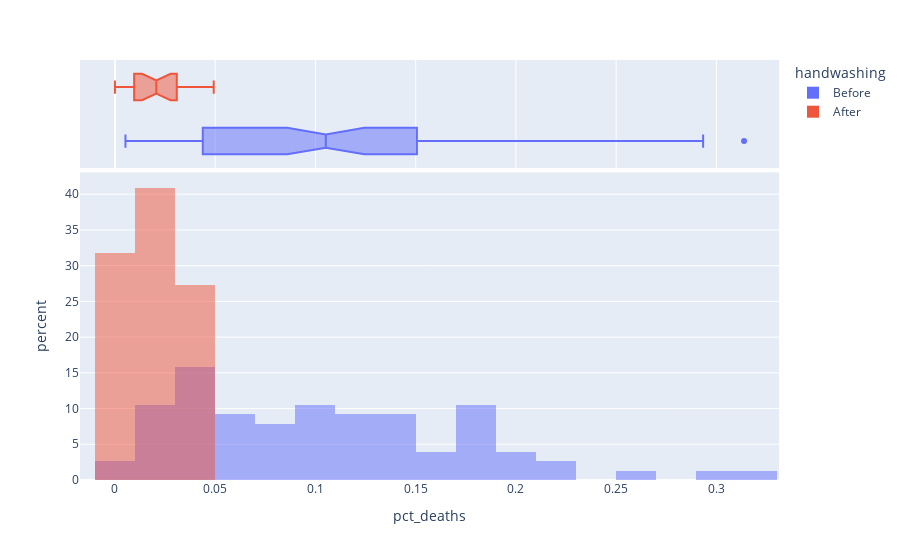

Notebook code for this chart:
### Code cell
pct_deaths_hist = px.histogram(df_monthly,
                               x='pct_deaths',
                               color='handwashing',
                               histnorm='percent',
                               barmode='overlay',
                               nbins=20,
                               marginal='box'
                               )

pct_deaths_hist.show()

### Figure 1 — Plotly figure (JSON) as saved in the notebook; plotly's stock layout.template omitted (floating-point values rounded to 4 significant figures)
{"data": [{"alignmentgroup": "True", "bingroup": "x", "histnorm": "percent", "hovertemplate": "handwashing=Before<br>pct_deaths=%{x}<br>percent=%{y}<extra></extra>", "legendgroup": "Before", "marker": {"color": "#636efa", "opacity": 0.5, "pattern": {"shape": ""}}, "name": "Before", "nbinsx": 20, "offsetgroup": "Before", "orientation": "v", "showlegend": true, "type": "histogram", "x": [0.1457, 0.07531, 0.04332, 0.01569, 0.007843, 0.05, 0.08421, 0.01351, 0.01878, 0.1102, 0.2255, 0.2085, 0.1222, 0.1023, 0.1074, 0.03226, 0.06593, 0.2078, 0.2546, 0.1839, 0.2934, 0.2297, 0.3138, 0.1912, 0.1597, 0.1241, 0.1193, 0.06098, 0.04082, 0.005236, 0.01554, 0.02262, 0.176, 0.07143, 0.08051, 0.1516, 0.1128, 0.1703, 0.1731, 0.05833, 0.02679, 0.04369, 0.0632, 0.01224, 0.03226, 0.1102, 0.1055, 0.07591, 0.04745, 0.04452, 0.04231, 0.04392, 0.07143, 0.06122, 0.03586, 0.1055, 0.1484, 0.1094, 0.1049, 0.1339, 0.1809, 0.1543, 0.1897, 0.1344, 0.1015, 0.131, 0.1806, 0.1439, 0.1496, 0.1077, 0.05369, 0.03215, 0.01923, 0.03607, 0.1827, 0.1224], "xaxis": "x", "yaxis": "y"}, {"alignmentgroup": "True", "hovertemplate": "handwashing=Before<br>pct_deaths=%{x}<extra></extra>", "legendgroup": "Before", "marker": {"color": "#636efa"}, "name": "Before", "notched": true, "offsetgroup": "Before", "showlegend": false, "type": "box", "x": [0.1457, 0.07531, 0.04332, 0.01569, 0.007843, 0.05, 0.08421, 0.01351, 0.01878, 0.1102, 0.2255, 0.2085, 0.1222, 0.1023, 0.1074, 0.03226, 0.06593, 0.2078, 0.2546, 0.1839, 0.2934, 0.2297, 0.3138, 0.1912, 0.1597, 0.1241, 0.1193, 0.06098, 0.04082, 0.005236, 0.01554, 0.02262, 0.176, 0.07143, 0.08051, 0.1516, 0.1128, 0.1703, 0.1731, 0.05833, 0.02679, 0.04369, 0.0632, 0.01224, 0.03226, 0.1102, 0.1055, 0.07591, 0.04745, 0.04452, 0.04231, 0.04392, 0.07143, 0.06122, 0.03586, 0.1055, 0.1484, 0.1094, 0.1049, 0.1339, 0.1809, 0.1543, 0.1897, 0.1344, 0.1015, 0.131, 0.1806, 0.1439, 0.1496, 0.1077, 0.05369, 0.03215, 0.01923, 0.03607, 0.1827, 0.1224], "xaxis": "x2", "yaxis": "y2"}, {"alignmentgroup": "True", "bingroup": "x", "histnorm": "percent", "hovertemplate": "handwashing=After<br>pct_deaths=%{x}<br>percent=%{y}<extra></extra>", "legendgroup": "After", "marker": {"color": "#EF553B", "opacity": 0.5, "pattern": {"shape": ""}}, "name": "After", "nbinsx": 20, "offsetgroup": "After", "orientation": "v", "showlegend": true, "type": "histogram", "x": [0.02239, 0.012, 0.01894, 0.0458, 0.03957, 0.04472, 0.0293, 0.03534, 0.006873, 0, 0.006557, 0.009585, 0.01136, 0.003717, 0, 0.009615, 0.02341, 0.02903, 0.0134, 0.02233, 0.03085, 0.04926], "xaxis": "x", "yaxis": "y"}, {"alignmentgroup": "True", "hovertemplate": "handwashing=After<br>pct_deaths=%{x}<extra></extra>", "legendgroup": "After", "marker": {"color": "#EF553B"}, "name": "After", "notched": true, "offsetgroup": "After", "showlegend": false, "type": "box", "x": [0.02239, 0.012, 0.01894, 0.0458, 0.03957, 0.04472, 0.0293, 0.03534, 0.006873, 0, 0.006557, 0.009585, 0.01136, 0.003717, 0, 0.009615, 0.02341, 0.02903, 0.0134, 0.02233, 0.03085, 0.04926], "xaxis": "x2", "yaxis": "y2"}], "layout": {"barmode": "overlay", "legend": {"title": {"text": "handwashing"}, "tracegroupgap": 0}, "margin": {"t": 60}, "xaxis": {"anchor": "y", "domain": [0, 1], "title": {"text": "pct_deaths"}}, "xaxis2": {"anchor": "y2", "domain": [0, 1], "matches": "x", "showgrid": true, "showticklabels": false}, "yaxis": {"anchor": "x", "domain": [0, 0.7326], "title": {"text": "percent"}}, "yaxis2": {"anchor": "x2", "domain": [0.7426, 1], "matches": "y2", "showgrid": false, "showline": false, "showticklabels": false, "ticks": ""}}}
